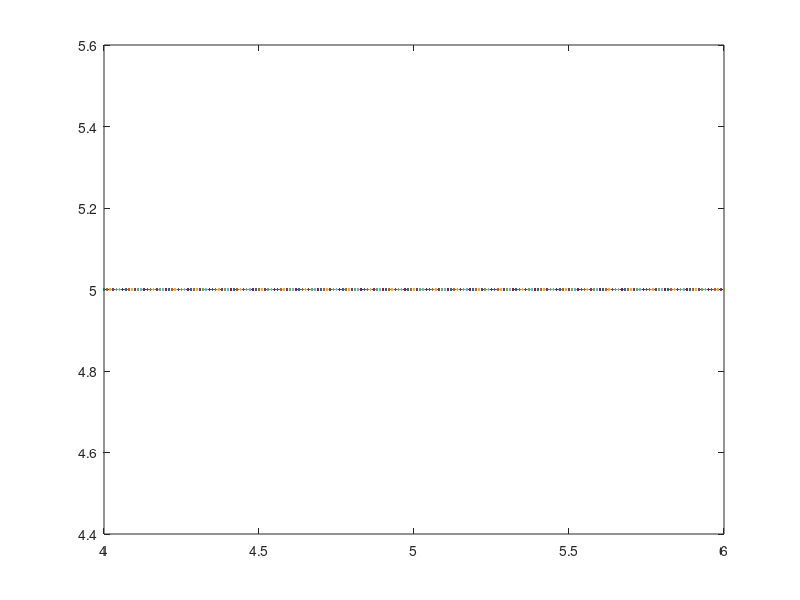

Source code (MATLAB):
input('Ejercicio 1, metodo biseccion\n');
fx=input('Introduzca la funcion= ','s')
Xi=input('introduzca el valor de Xi= ');
Xf=input('introduzca el valor de Xf= ');
n=input('introduzca el numero de iteraciones= ');
f = inline (fx);
yi=f(Xi);
yf=f(Xf);
 
x = Xi-1:0.01:Xf+1;
y = f(x);
plot(x,y)
 
if (yi)*(yf) < 0
    
disp('   N     Xi        Xf      f(xi)    f(xf)    f(Xi)f(Xf)     Xm       f(Xm)      f(Xi)f(Xm)     error  ');
disp('|----|--------|--------|---------|---------|-------------|---------|---------|-------------|----------|');

    for R=1:1:n
        
    Xm=(Xi+Xf)/2;
    Error=abs(((Xm-Xi)/Xm)*100);
    fprintf('  %d    %0.5f %0.5f  %0.5f   %0.5f    %0.5f    %0.5f   %0.5f    %0.5f     %0.5f \n', R, Xi, Xf, f(Xi), f(Xf),f(Xi)*f(Xf) , Xm, f(Xm), f(Xi)*f(Xm), Error);
    if (f(Xi)*f(Xm)== 0)
       
    elseif (f(Xi)*f(Xm) < 0)
        
        Xf=Xm;
    else 
        Xi=Xm;
    end
   
    Error=abs(((Xm-Xi)/Xm)*100);
    
    end
    
 
    
else
    disp('No existe la raiz en ese intervalo, proponer otro intervalo');
end

